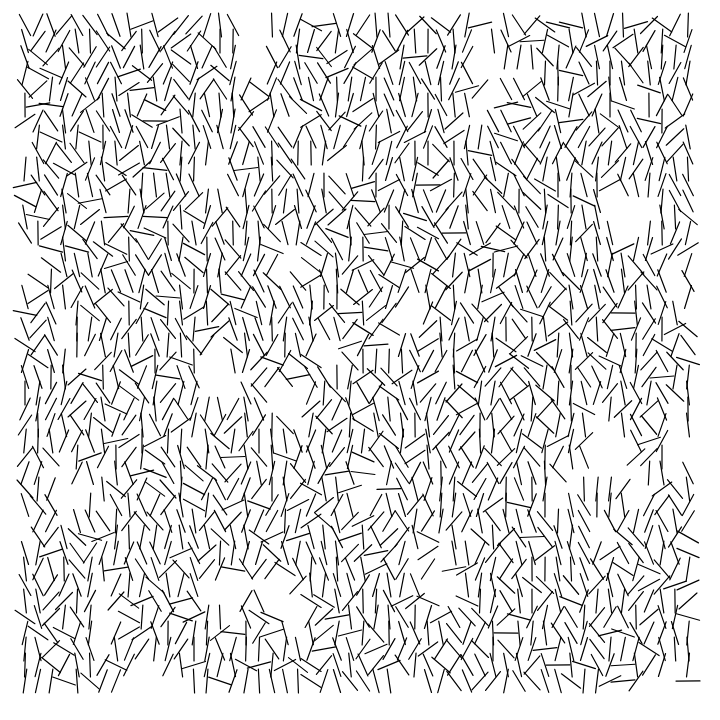
Frame 1 (no input)
Frame 60 (no input): identical to frame 1, image omitted
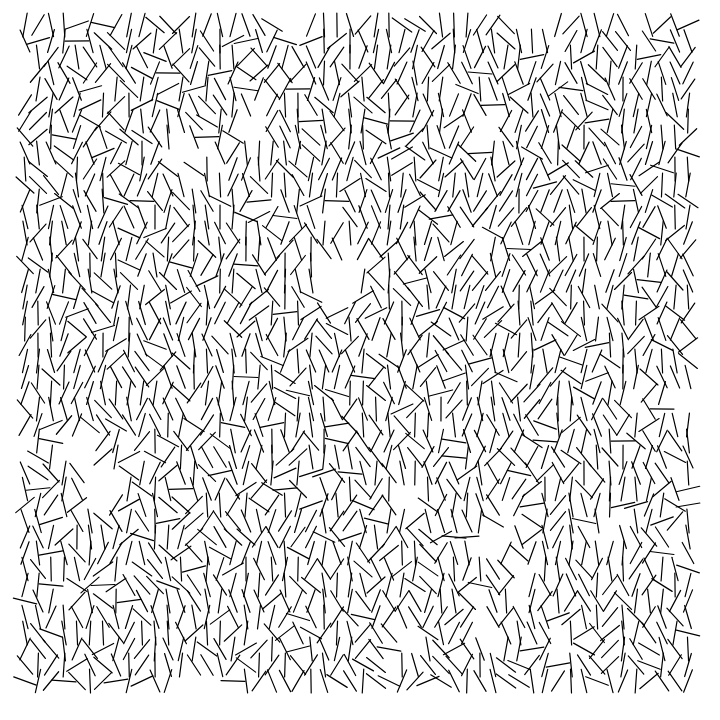
Frame 120 (the mouse pressed at the canvas centre since frame 60)

The p5.js sketch that drew these frames (run headless with seeded random() and noise() and a simulated clock; from frame 60 on, the mouse is pressed at the canvas centre):

// p5.js sketch
// ── sketch.js
// Christian Broms
// Recode- Vera Molnár's "Interruptions"
// 9.1.18

let refresh = true, padding = 25, 
    step_x = 13, step_y = 16, line_length = 24,
    hole_frequency = 0.34, hole_size = 165;

function setup() { createCanvas(720, 720);  strokeWeight(1.2); }

function draw() {

  if (refresh) {
    refresh = false;
    background(255);
    noiseSeed(random(0, 100));
    let yoff = 0;
    for (let y = padding; y <= height - padding; y += step_y) {
      let xoff = 0;
      for (let x = padding; x <= width - padding; x += step_x ) {
        if (255 * noise(xoff, yoff) < hole_size) {
          let vec = p5.Vector.fromAngle(radians(randomGaussian(90, 36))), l = {};
          l.x2 = x + ((line_length / 2) * vec.x);
          l.y2 = y + ((line_length / 2)* vec.y);
          l.x1 = (2 * x) - l.x2;
          l.y1 = (2 * y) - l.y2;
          line(l.x1, l.y1, l.x2, l.y2);
        }
        xoff += hole_frequency;
      } 
      yoff += hole_frequency;
    }
  }
}

function mousePressed() { refresh = true }
